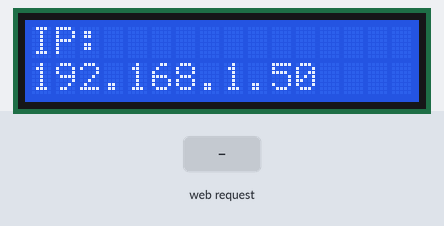
Bench run of a sketch on a simulated ESP8266 (NodeMCU). Shown: 16×2 character LCD. The inputs (shaded band) are chosen by the test bench. WiFi joins after 1.5 s; servers stay silent unless stated; what the sketch prints to the serial monitor is not drawn.

Above: at 2.8 s.
2.9 s: HTTP request GET /char?c= received
At 3.3 s:
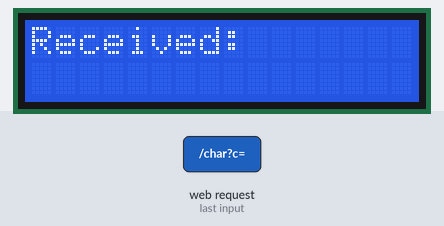
Timing chart, 0 to 5.9 s (numbered marks = the images above; inputs shaded):
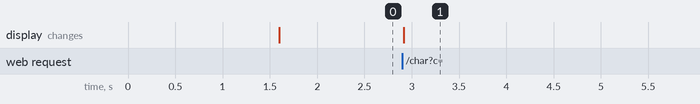

The sketch:

CodeEsp8266.ino
```cpp
#include <ESP8266WiFi.h>
#include <Wire.h>
#include <LiquidCrystal_I2C.h>

// LCD I2C tại địa chỉ 0x27, kích thước 16x2
LiquidCrystal_I2C lcd(0x27, 16, 2);

// WiFi thông tin
const char* ssid = "Shine";
const char* password = "minhquyen";

WiFiServer server(80);

void setup() {
  Serial.begin(115200);

  Wire.begin(4, 5);  // D2 = SDA, D1 = SCL
  lcd.init();
  lcd.backlight();
  lcd.clear();
  lcd.setCursor(0, 0);
  lcd.print("Connecting...");

  WiFi.begin(ssid, password);
  while (WiFi.status() != WL_CONNECTED) {
    delay(500);
    Serial.print(".");
  }

  Serial.println("\nWiFi connected");
  Serial.println(WiFi.localIP());

  lcd.clear();
  lcd.setCursor(0, 0);
  lcd.print("IP:");
  lcd.setCursor(0, 1);
  lcd.print(WiFi.localIP());

  server.begin();
}

void loop() {
  WiFiClient client = server.available();
  if (client) {
    Serial.println("Client connected");
    String req = "";

    while (client.connected()) {
      if (client.available()) {
        char c = client.read();
        req += c;

        // Nếu kết thúc header HTTP
        if (req.endsWith("\r\n\r\n")) {
          int idx = req.indexOf("/char?c=");
          if (idx != -1) {
            int start = idx + 8;
            int end = req.indexOf(' ', start);
            if (end == -1) end = req.length();
            String content = req.substring(start, end);

            content.replace("%20", " "); // Giải mã khoảng trắng

            Serial.print("Received string: ");
            Serial.println(content);

            // Hiển thị chuỗi lên LCD
            lcd.clear();
            lcd.setCursor(0, 0);
            lcd.print("Received:");
            lcd.setCursor(0, 1);
            lcd.print(content.substring(0, 16)); // Tối đa 16 ký tự
          }

          // Gửi phản hồi HTTP
          client.println("HTTP/1.1 200 OK");
          client.println("Content-Type: text/html");
          client.println("Connection: close");
          client.println();
          client.println("<html><body><h1>OK</h1></body></html>");
          break;
        }
      }
    }

    delay(1);
    client.stop();
    Serial.println("Client disconnected");
  }
}
```

Measured:
- after the input at 2.9 s, the display: changes at once (image 1)
